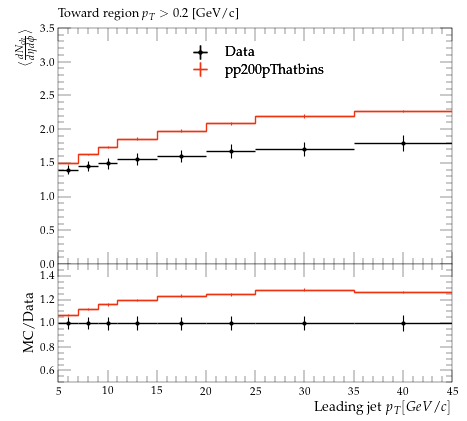

Recreate this plot in Python.
#! /usr/bin/env python3

# This Python script was auto-generated using YODA v2.1.0.
# Analysis object: /STAR_2019_I1771348/d01-x01-y01
# Timestamp: 08-10-2025 (02:59:01)

import matplotlib as mpl
import matplotlib.pyplot as plt
mpl.use('Agg') # comment out for interactive use
import os
import numpy as np
from numpy import nan, inf

plotDir = os.path.split(os.path.realpath(__file__))[0]
if 'YODA_USER_PLOT_PATH' in globals():
    plot_outdir = globals()['YODA_USER_PLOT_PATH']
else:
    plot_outdir = plotDir

#plot style
plt.style.use(os.path.join(plotDir, '../default.mplstyle'))
# plot metadata
figW, figH = plt.rcParams['figure.figsize']
ax_xLabel = r'Leading jet $p_{T} [GeV/c]$'
ax_yLabel = r'$ \langle \frac{dN_{ch}}{d\eta d\phi} \rangle$'
ax_title  = r'Toward region $p_{T} > 0.2$ [GeV/c]'
ax_xScale = 'linear'
ax_yScale = 'linear'
xLims = (5.0, 45.0)
yLims = (0.0, 3.5)

# TeX-friendly labels for the legend
labels = {
    'legend' : ([ r"Data", r"pp200pThatbins" ], r""),
}

# Adjust canvas width and height
canvasW = 10.0
canvasH = 9.0
figW *= canvasW/10.
figH *= canvasH/9.

# Create figure and axis objects
fig, (ax, ratio0_ax) = plt.subplots(2, 1, sharex=True,
                  figsize=(figW,figH), gridspec_kw={'height_ratios': (6.0, 3.0)})

# Set figure margins
plt.subplots_adjust(
    left   = 1.0 * plt.rcParams['figure.subplot.left'],
    right  = 1.0 * plt.rcParams['figure.subplot.right'],
    top    = 1.0 * plt.rcParams['figure.subplot.top'],
    bottom = 1.0 * plt.rcParams['figure.subplot.bottom'])

ratio0_ax.yaxis.set_major_locator(mpl.ticker.MultipleLocator(0.2))
ratio0_ax.set_ylim(0.5, 1.4999)
ratio0_ax.set_ylabel('MC/Data')

# the numerical data is stored in a separate file
dataf = dict()
prefix = os.path.split(__file__)[0]
if prefix:    prefix = prefix + '/'
exec(open(prefix+'d01-x01-y01__data.py').read(), dataf)


legend_handles = dict() # keep track of handles for the legend

# style options for curves
# starts at zorder>=5 to draw curve on top of legend
styles = {
  'Data': {
    'color' : 'black',
    'linestyle' : '-',
    'linewidth' : 1,
    'marker' : 'o',
    'markersize' : 2,
    'capsize' : 0.0,
    'zorder' : 5,
    'histstyle' : 0,
    'drawstyle' : 'steps-pre',
    'xerrorbars' : 1,
    'yerrorbars' : 1,
    'fillcolor' : None,
    'fillopacity' : 1.0,
    'ratio0_linestyle' : '-',
    'ratio0_linewidth' : 1,
    'ratio0_marker' : 'o',
    'ratio0_markersize' : 2,
    'ratio0_capsize' : 0.0,
    'ratio0_zorder' : 5,
    'ratio0_histstyle' : 0,
    'ratio0_drawstyle' : 'steps-pre',
    'ratio0_xerrorbars' : 1,
    'ratio0_yerrorbars' : 1,
  },
  'pp200pThatbins.yoda': {
    'color' : '#EE3311',
    'linestyle' : '-',
    'linewidth' : 1,
    'marker' : 'none',
    'markersize' : 2,
    'capsize' : 0.0,
    'zorder' : 6,
    'histstyle' : 1,
    'drawstyle' : 'steps-pre',
    'xerrorbars' : 1,
    'yerrorbars' : 1,
    'fillcolor' : None,
    'fillopacity' : 1.0,
    'ratio0_linestyle' : '-',
    'ratio0_linewidth' : 1,
    'ratio0_marker' : 'none',
    'ratio0_markersize' : 2,
    'ratio0_capsize' : 0.0,
    'ratio0_zorder' : 6,
    'ratio0_histstyle' : 1,
    'ratio0_drawstyle' : 'steps-pre',
    'ratio0_xerrorbars' : 1,
    'ratio0_yerrorbars' : 1,
  },
}

# curve from input yoda files in main panel
for label, yvals in dataf['yvals'].items():
    if all(np.isnan(v) for v in dataf['yvals'][label]):
        continue
    tmp = None
    if styles[label]['histstyle']: # draw as histogram
        xpos = dataf['xedges'][label] if styles[label]['drawstyle'] else dataf['xpoints'][label]
        ypos = np.insert(yvals, 0, yvals[0]) if styles[label]['drawstyle'] else yvals
        if styles[label]['fillcolor']: # fill area below curve
            ax.fill_between(xpos, ypos, step='pre',
                            color=styles[label]['fillcolor'],
                            alpha=styles[label]['fillopacity'])
        tmp, = ax.plot(xpos, ypos,
                       color=styles[label]['color'],
                       linestyle=styles[label]['linestyle'],
                       linewidth=styles[label]['linewidth'],
                       drawstyle=styles[label]['drawstyle'], solid_joinstyle='miter',
                       zorder=styles[label]['zorder'], label=label)
    tmp = ax.errorbar(dataf['xpoints'][label], yvals,
                      xerr=np.array(dataf['xerrs'][label])*styles[label]['xerrorbars'],
                      yerr=np.array(dataf['yerrs'][label])*styles[label]['yerrorbars'],
                      fmt=styles[label]['marker'], capsize=styles[label]['capsize'],
                      markersize=styles[label]['markersize'],
                      ecolor=styles[label]['color'],
                      color=styles[label]['color'], zorder=styles[label]['zorder'])
    tmp[-1][0].set_linestyle(styles[label]['linestyle'])
    tmp[-1][0].set_linewidth(styles[label]['linewidth'])
    if label in dataf['add_legend_handle']:  legend_handles[label] = tmp
    for varLabel in dataf['variation_yvals'].keys():
        if varLabel.startswith(label):
            tmp, = ax.plot(dataf['xedges'][label], dataf['variation_yvals'][varLabel],
                           color=styles[label]['color'],
                           linestyle=styles[label]['linestyle'],
                           linewidth=styles[label]['linewidth'],
                           drawstyle='steps-pre', solid_joinstyle='miter',
                           zorder=styles[label]['zorder'], alpha=0.5)


# plots on ratio panel
# curve from input yoda files in ratio panel
for label, yvals in dataf['ratio0_yvals'].items():
    if all(np.isnan(v) for v in yvals):
        continue
    if styles[label]['ratio0_histstyle']: # plot as histogram
        xpos = dataf['xedges']['Data'] if styles[label]['ratio0_drawstyle'] else dataf['xpoints']['Data']
        ypos = np.insert(yvals, 0, yvals[0]) if styles[label]['ratio0_drawstyle'] else yvals
        ratio0_ax.plot(xpos, ypos,
                       color=styles[label]['color'],
                       linewidth=styles[label]['linewidth'],
                       linestyle=styles[label]['ratio0_linestyle'],
                       drawstyle=styles[label]['ratio0_drawstyle'], zorder=styles[label]['zorder'],
                       solid_joinstyle='miter')
    tmp = ratio0_ax.errorbar(dataf['xpoints']['Data'], yvals,
                             xerr=np.array(dataf['ref_xerrs'])*styles[label]['ratio0_xerrorbars'],
                             yerr=np.array(dataf['ratio0_yerrs'][label])*styles[label]['ratio0_yerrorbars'],
                             fmt=styles[label]['ratio0_marker'], capsize=styles[label]['ratio0_capsize'],
                             markersize=styles[label]['ratio0_markersize'],
                             ecolor=styles[label]['color'],
                             color=styles[label]['color'])
    tmp[-1][0].set_linestyle(styles[label]['ratio0_linestyle'])
    tmp[-1][0].set_linewidth(styles[label]['ratio0_linewidth'])

    for varlabel in dataf['ratio0_variation_vals'].keys():
        if varlabel.startswith(label):
            ratio0_ax.plot(dataf['xedges']['Data'],
                            dataf['ratio0_variation_vals'][varlabel],
                            color=styles[label]['color'],
                            linestyle=styles[label]['linestyle'],
                            linewidth=styles[label]['linewidth'],
                            drawstyle='steps-pre', solid_joinstyle='miter',
                            zorder=1, alpha=0.5)

legend_items = list(legend_handles.values())
ax.add_artist(ax.legend(legend_items,
                        labels['legend'][0],
                        title=labels['legend'][1],
                        alignment='left',
                        loc='upper center',
                        bbox_to_anchor=(0.5, 0.97)))

# set plot metadata as defined above
ratio0_ax.set_xlabel(ax_xLabel)
ratio0_ax.xaxis.set_label_coords(1., -0.15)
ax.set_ylabel(ax_yLabel, ha='right', va='top')
ax.yaxis.set_label_coords(-0.11, 1.0)
ax.set_title(ax_title, loc='left')
ax.set_xscale(ax_xScale)
ax.set_yscale(ax_yScale)
ax.set_xlim(xLims)
ax.set_ylim(yLims)

# tick formatting
plt.rcParams['xtick.top'] = 1
plt.rcParams['ytick.right'] = 1
fig.align_ylabels((ax, ratio0_ax))
plt.savefig(os.path.join(plot_outdir, 'd01-x01-y01.pdf'), format='PDF')
plt.savefig(os.path.join(plot_outdir, 'd01-x01-y01.png'), format='PNG')

plt.close(fig)
